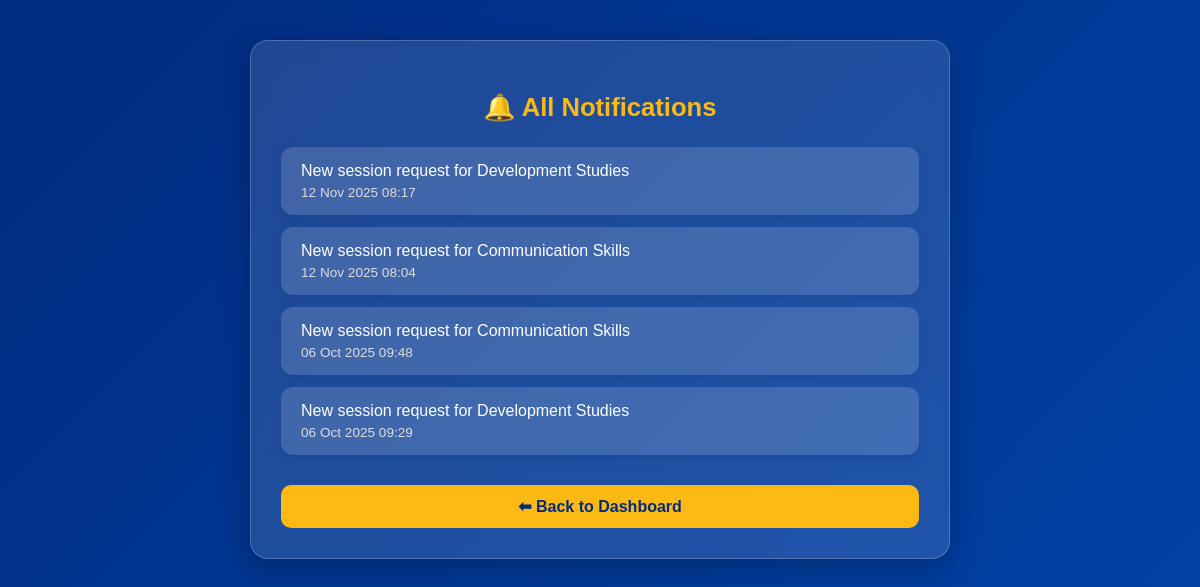
/notifications/view_all.php (signed in), run on the app's committed database.
### tables this page shows
CREATE TABLE `notifications` (
  `id` int(11) NOT NULL,
  `user_id` int(11) DEFAULT NULL,
  `message` text DEFAULT NULL,
  `is_read` tinyint(1) DEFAULT 0,
  `created_at` timestamp NOT NULL DEFAULT current_timestamp()
);

### notifications/view_all.php (the view, shortened to what this page needs)
<?php
include("../config/db.php");
$user_id = $_SESSION['user_id'];
$res = $conn->query("SELECT * FROM notifications WHERE user_id=$user_id ORDER BY created_at DESC");
?>
<!DOCTYPE html>
<html lang="en">
<head>
</head>
<body>
  <div class="container">
    <h2>🔔 All Notifications</h2>
    <?php if ($res->num_rows > 0): ?>
      <ul>
        <?php while ($n = $res->fetch_assoc()): ?>
          <li class="<?= $n['is_read'] ? '' : 'unread'; ?>">
            <?= htmlspecialchars($n['message']); ?>
            <small><?= date("d M Y H:i", strtotime($n['created_at'])); ?></small>
          </li>
        <?php endwhile; ?>
      </ul>
    <?php else: ?>
      <p>No notifications found.</p>
    <?php endif; ?>
    <a href="../dashboard/<?= $_SESSION['role']; ?>.php" class="back">⬅ Back to Dashboard</a>
  </div>
</body>
</html>

### notifications/view_all.php (style rules this page uses)
* { box-sizing: border-box; }
body { font-family: 'Poppins', sans-serif; background: linear-gradient(135deg, #002B7F, #0044AA); margin: 0; padding: 40px 15px; color: #fff; display: flex; justify-content: center; align-items: flex-start; min-height: 100vh; }
.container { background: rgba(255, 255, 255, 0.12); backdrop-filter: blur(12px); border-radius: 18px; box-shadow: 0 10px 30px rgba(0,0,0,0.25); padding: 30px; max-width: 700px; width: 100%; color: #fff; border: 1px solid rgba(255,255,255,0.2); animation: fadeIn 0.8s ease-in-out; }
h2 { text-align: center; color: #FDB913; font-size: 1.6rem; margin-bottom: 25px; }
ul { list-style: none; padding: 0; margin: 0; }
li { padding: 15px 20px; border-radius: 12px; margin-bottom: 12px; background: rgba(255, 255, 255, 0.15); box-shadow: 0 4px 10px rgba(0, 43, 127, 0.2); transition: all 0.3s; }
small { display: block; margin-top: 5px; color: #ddd; font-size: 0.85rem; }
.back { display: block; text-align: center; margin-top: 30px; background: #FDB913; color: #002B7F; padding: 12px 15px; border-radius: 10px; text-decoration: none; font-weight: 600; transition: 0.3s; }

### data on the page
notifications: message "New session request for Development Studies", created_at "12 Nov 2025 08:17"
notifications: message "New session request for Communication Skills", created_at "12 Nov 2025 08:04"
notifications: message "New session request for Communication Skills", created_at "06 Oct 2025 09:48"
notifications: message "New session request for Development Studies", created_at "06 Oct 2025 09:29"
